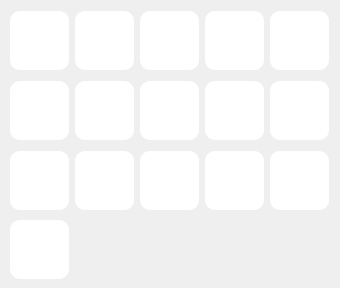
    <widget class="QWidget" name="ong_hoi_2">
     <attribute name="icon">
      <iconset>
       <normaloff>:/ong_hoi/Sticker/ong_hoi/520074051469425.png</normaloff>:/ong_hoi/Sticker/ong_hoi/520074051469425.png</iconset>
     </attribute>
     <attribute name="title">
      <string/>
     </attribute>
     <widget class="QWidget" name="horizontalLayoutWidget_91">
      <property name="geometry">
       <rect>
        <x>10</x>
        <y>80</y>
        <width>321</width>
        <height>61</height>
       </rect>
      </property>
      <layout class="QHBoxLayout" name="horizontalLayout_93">
       <item>
        <widget class="QPushButton" name="pushButton_295">
         <property name="minimumSize">
          <size>
           <width>59</width>
           <height>59</height>
          </size>
         </property>
         <property name="maximumSize">
          <size>
           <width>59</width>
           <height>59</height>
          </size>
         </property>
         <property name="styleSheet">
          <string notr="true">QPushButton{
	background-color:rgb(255,255,255);
	border-radius:10px;
	border-image: url(:/ong_hoi/Sticker/ong_hoi/520074091469421.png);
}
QPushButton::hover{
	background-color:rgb(229, 229, 229);
}</string>
         </property>
         <property name="text">
          <string/>
         </property>
        </widget>
       </item>
       <item>
        <widget class="QPushButton" name="pushButton_296">
         <property name="minimumSize">
          <size>
           <width>59</width>
           <height>59</height>
          </size>
         </property>
         <property name="maximumSize">
          <size>
           <width>59</width>
           <height>59</height>
          </size>
         </property>
         <property name="styleSheet">
          <string notr="true">QPushButton{
	background-color:rgb(255,255,255);
	border-radius:10px;
	border-image: url(:/ong_hoi/Sticker/ong_hoi/520074131469417.png);
}
QPushButton::hover{
	background-color:rgb(229, 229, 229);
}</string>
         </property>
         <property name="text">
          <string/>
         </property>
        </widget>
       </item>
       <item>
        <widget class="QPushButton" name="pushButton_297">
         <property name="minimumSize">
          <size>
           <width>59</width>
           <height>59</height>
          </size>
         </property>
         <property name="maximumSize">
          <size>
           <width>59</width>
           <height>59</height>
          </size>
         </property>
         <property name="styleSheet">
          <string notr="true">QPushButton{
	background-color:rgb(255,255,255);
	border-radius:10px;
	border-image: url(:/ong_hoi/Sticker/ong_hoi/520074144802749.png);
}
QPushButton::hover{
	background-color:rgb(229, 229, 229);
}</string>
         </property>
         <property name="text">
          <string/>
         </property>
        </widget>
       </item>
       <item>
        <widget class="QPushButton" name="pushButton_298">
         <property name="minimumSize">
          <size>
           <width>59</width>
           <height>59</height>
          </size>
         </property>
         <property name="maximumSize">
          <size>
           <width>59</width>
           <height>59</height>
          </size>
         </property>
         <property name="styleSheet">
          <string notr="true">QPushButton{
	background-color:rgb(255,255,255);
	border-radius:10px;
	border-image: url(:/ong_hoi/Sticker/ong_hoi/520074154802748.png);
}
QPushButton::hover{
	background-color:rgb(229, 229, 229);
}</string>
         </property>
         <property name="text">
          <string/>
         </property>
        </widget>
       </item>
       <item>
        <widget class="QPushButton" name="pushButton_299">
         <property name="minimumSize">
          <size>
           <width>59</width>
           <height>59</height>
          </size>
         </property>
         <property name="maximumSize">
          <size>
           <width>59</width>
           <height>59</height>
          </size>
         </property>
         <property name="styleSheet">
          <string notr="true">QPushButton{
	background-color:rgb(255,255,255);
	border-radius:10px;
	border-image:url(:/ong_hoi/Sticker/ong_hoi/521554104654753.png)
}
QPushButton::hover{
	background-color:rgb(229, 229, 229);
}</string>
         </property>
         <property name="text">
          <string/>
         </property>
        </widget>
       </item>
      </layout>
     </widget>
     <widget class="QWidget" name="horizontalLayoutWidget_92">
      <property name="geometry">
       <rect>
        <x>10</x>
        <y>10</y>
        <width>321</width>
        <height>61</height>
       </rect>
      </property>
      <layout class="QHBoxLayout" name="horizontalLayout_94">
       <item>
        <widget class="QPushButton" name="pushButton_300">
         <property name="minimumSize">
          <size>
           <width>59</width>
           <height>59</height>
          </size>
         </property>
         <property name="maximumSize">
          <size>
           <width>59</width>
           <height>59</height>
          </size>
         </property>
         <property name="styleSheet">
          <string notr="true">QPushButton{
	background-color:rgb(255,255,255);
	border-radius:10px;
	border-image: url(:/ong_hoi/Sticker/ong_hoi/520073968136100.png);
}
QPushButton::hover{
	background-color:rgb(229, 229, 229);
}</string>
         </property>
         <property name="text">
          <string/>
         </property>
        </widget>
       </item>
       <item>
        <widget class="QPushButton" name="pushButton_301">
         <property name="minimumSize">
          <size>
           <width>59</width>
           <height>59</height>
          </size>
         </property>
         <property name="maximumSize">
          <size>
           <width>59</width>
           <height>59</height>
          </size>
         </property>
         <property name="styleSheet">
          <string notr="true">QPushButton{
	background-color:rgb(255,255,255);
	border-radius:10px;
	border-image: url(:/ong_hoi/Sticker/ong_hoi/520073978136099.png);
}
QPushButton::hover{
	background-color:rgb(229, 229, 229);
}</string>
         </property>
         <property name="text">
          <string/>
         </property>
        </widget>
       </item>
       <item>
        <widget class="QPushButton" name="pushButton_302">
         <property name="minimumSize">
          <size>
           <width>59</width>
           <height>59</height>
          </size>
         </property>
         <property name="maximumSize">
          <size>
           <width>59</width>
           <height>59</height>
          </size>
         </property>
         <property name="styleSheet">
          <string notr="true">QPushButton{
	background-color:rgb(255,255,255);
	border-radius:10px;
	border-image: url(:/ong_hoi/Sticker/ong_hoi/520074038136093.png);
}
QPushButton::hover{
	background-color:rgb(229, 229, 229);
}</string>
         </property>
         <property name="text">
          <string/>
         </property>
        </widget>
       </item>
       <item>
        <widget class="QPushButton" name="pushButton_303">
         <property name="minimumSize">
          <size>
           <width>59</width>
           <height>59</height>
          </size>
         </property>
         <property name="maximumSize">
          <size>
           <width>59</width>
           <height>59</height>
          </size>
         </property>
         <property name="styleSheet">
          <string notr="true">QPushButton{
	background-color:rgb(255,255,255);
	border-radius:10px;
	border-image: url(:/ong_hoi/Sticker/ong_hoi/520074051469425.png);
}
QPushButton::hover{
	background-color:rgb(229, 229, 229);
}</string>
         </property>
         <property name="text">
          <string/>
         </property>
        </widget>
       </item>
       <item>
        <widget class="QPushButton" name="pushButton_304">
         <property name="minimumSize">
          <size>
           <width>59</width>
           <height>59</height>
          </size>
         </property>
         <property name="maximumSize">
          <size>
           <width>59</width>
           <height>59</height>
          </size>
         </property>
         <property name="styleSheet">
          <string notr="true">QPushButton{
	background-color:rgb(255,255,255);
	border-radius:10px;
	border-image: url(:/ong_hoi/Sticker/ong_hoi/520074061469424.png);
}
QPushButton::hover{
	background-color:rgb(229, 229, 229);
}</string>
         </property>
         <property name="text">
          <string/>
         </property>
        </widget>
       </item>
      </layout>
     </widget>
     <widget class="QWidget" name="horizontalLayoutWidget_124">
      <property name="geometry">
       <rect>
        <x>10</x>
        <y>150</y>
        <width>321</width>
        <height>61</height>
       </rect>
      </property>
      <layout class="QHBoxLayout" name="horizontalLayout_128">
       <item>
        <widget class="QPushButton" name="pushButton_305">
         <property name="minimumSize">
          <size>
           <width>59</width>
           <height>59</height>
          </size>
         </property>
         <property name="maximumSize">
          <size>
           <width>59</width>
           <height>59</height>
          </size>
         </property>
         <property name="styleSheet">
          <string notr="true">QPushButton{
	background-color:rgb(255,255,255);
	border-radius:10px;
	border-image: url(:/ong_hoi/Sticker/ong_hoi/520074101469420.png);
}
QPushButton::hover{
	background-color:rgb(229, 229, 229);
}</string>
         </property>
         <property name="text">
          <string/>
         </property>
        </widget>
       </item>
       <item>
        <widget class="QPushButton" name="pushButton_306">
         <property name="minimumSize">
          <size>
           <width>59</width>
           <height>59</height>
          </size>
         </property>
         <property name="maximumSize">
          <size>
           <width>59</width>
           <height>59</height>
          </size>
         </property>
         <property name="styleSheet">
          <string notr="true">QPushButton{
	background-color:rgb(255,255,255);
	border-radius:10px;
	border-image: url(:/ong_hoi/Sticker/ong_hoi/520074001469430.png);
}
QPushButton::hover{
	background-color:rgb(229, 229, 229);
}</string>
         </property>
         <property name="text">
          <string/>
         </property>
        </widget>
       </item>
       <item>
        <widget class="QPushButton" name="pushButton_307">
         <property name="minimumSize">
          <size>
           <width>59</width>
           <height>59</height>
          </size>
         </property>
         <property name="maximumSize">
          <size>
           <width>59</width>
           <height>59</height>
          </size>
         </property>
         <property name="styleSheet">
          <string notr="true">QPushButton{
	background-color:rgb(255,255,255);
	border-radius:10px;
	border-image: url(:/ong_hoi/Sticker/ong_hoi/520074014802762.png);
}
QPushButton::hover{
	background-color:rgb(229, 229, 229);
}</string>
         </property>
         <property name="text">
          <string/>
         </property>
        </widget>
       </item>
       <item>
        <widget class="QPushButton" name="pushButton_308">
         <property name="minimumSize">
          <size>
           <width>59</width>
           <height>59</height>
          </size>
         </property>
         <property name="maximumSize">
          <size>
           <width>59</width>
           <height>59</height>
          </size>
         </property>
         <property name="styleSheet">
          <string notr="true">QPushButton{
	background-color:rgb(255,255,255);
	border-radius:10px;
	border-image: url(:/ong_hoi/Sticker/ong_hoi/520074111469419.png);
}
QPushButton::hover{
	background-color:rgb(229, 229, 229);
}</string>
         </property>
         <property name="text">
          <string/>
         </property>
        </widget>
       </item>
       <item>
        <widget class="QPushButton" name="pushButton_309">
         <property name="minimumSize">
          <size>
           <width>59</width>
           <height>59</height>
          </size>
         </property>
         <property name="maximumSize">
          <size>
           <width>59</width>
           <height>59</height>
          </size>
         </property>
         <property name="styleSheet">
          <string notr="true">QPushButton{
	background-color:rgb(255,255,255);
	border-radius:10px;
	border-image: url(:/ong_hoi/Sticker/ong_hoi/520074081469422.png);
}
QPushButton::hover{
	background-color:rgb(229, 229, 229);
}</string>
         </property>
         <property name="text">
          <string/>
         </property>
        </widget>
       </item>
      </layout>
     </widget>
     <widget class="QPushButton" name="pushButton_310">
      <property name="geometry">
       <rect>
        <x>10</x>
        <y>220</y>
        <width>59</width>
        <height>59</height>
       </rect>
      </property>
      <property name="minimumSize">
       <size>
        <width>59</width>
        <height>59</height>
       </size>
      </property>
      <property name="maximumSize">
       <size>
        <width>59</width>
        <height>59</height>
       </size>
      </property>
      <property name="styleSheet">
       <string notr="true">QPushButton{
	background-color:rgb(255,255,255);
	border-radius:10px;
	border-image: url(:/ong_hoi/Sticker/ong_hoi/520074028136094.png);
}
QPushButton::hover{
	background-color:rgb(229, 229, 229);
}</string>
      </property>
      <property name="text">
       <string/>
      </property>
     </widget>
    </widget>
